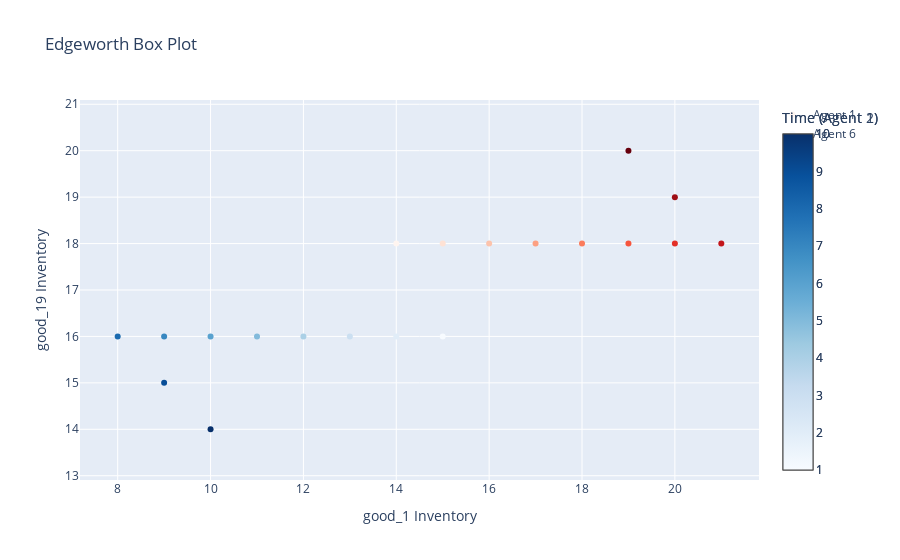

The notebook cell saved with this chart:
### Markdown cell above
Initialize the market and execute. Use a network to determine trading partners.

### Code cell
market = Market()
# 10 Agents, 20 Goods, and max initial endowment of 20 (and no wealth equality)
market.generate_agents(10, 20, 20, False)
market.shuffled_goods_index
# Generate network
market.generate_network(3)
market.clear_transactions()
market.execute_exchange(
    trading_days=2, 
    strategic_error = 0, 
    trade_within_network=True,
    # plot_types include "edgeworth", "pairwise_goods", "inventory_timeseries",
    # "aggregate_utility", and "individual_utility"
    # Note that the "edgeworth" only displays the first 10 transactions.
    plot_type="edgeworth",
    )
# higher strategic_error is, the less trades in the first trading day

### Figure 1 — Plotly figure (JSON) as saved in the notebook; plotly's stock layout.template omitted (floating-point values rounded to 4 significant figures)
{"data": [{"marker": {"color": [1, 2, 3, 4, 5, 6, 7, 8, 9, 10], "colorbar": {"title": {"text": "Time (Agent 1)"}}, "colorscale": [[0, "rgb(255,245,240)"], [0.125, "rgb(254,224,210)"], [0.25, "rgb(252,187,161)"], [0.375, "rgb(252,146,114)"], [0.5, "rgb(251,106,74)"], [0.625, "rgb(239,59,44)"], [0.75, "rgb(203,24,29)"], [0.875, "rgb(165,15,21)"], [1, "rgb(103,0,13)"]], "showscale": true}, "mode": "markers", "name": "Agent 1", "type": "scatter", "x": [14, 15, 16, 17, 18, 19, 20, 21, 20, 19], "y": [18, 18, 18, 18, 18, 18, 18, 18, 19, 20]}, {"marker": {"color": [1, 2, 3, 4, 5, 6, 7, 8, 9, 10], "colorbar": {"title": {"text": "Time (Agent 2)"}}, "colorscale": [[0, "rgb(247,251,255)"], [0.125, "rgb(222,235,247)"], [0.25, "rgb(198,219,239)"], [0.375, "rgb(158,202,225)"], [0.5, "rgb(107,174,214)"], [0.625, "rgb(66,146,198)"], [0.75, "rgb(33,113,181)"], [0.875, "rgb(8,81,156)"], [1, "rgb(8,48,107)"]], "showscale": true}, "mode": "markers", "name": "Agent 6", "type": "scatter", "x": [15, 14, 13, 12, 11, 10, 9, 8, 9, 10], "y": [16, 16, 16, 16, 16, 16, 16, 16, 15, 14]}], "layout": {"hovermode": "closest", "title": {"text": "Edgeworth Box Plot"}, "xaxis": {"title": {"text": "good_1 Inventory"}}, "yaxis": {"scaleanchor": "x", "scaleratio": 1, "title": {"text": "good_19 Inventory"}}}}
